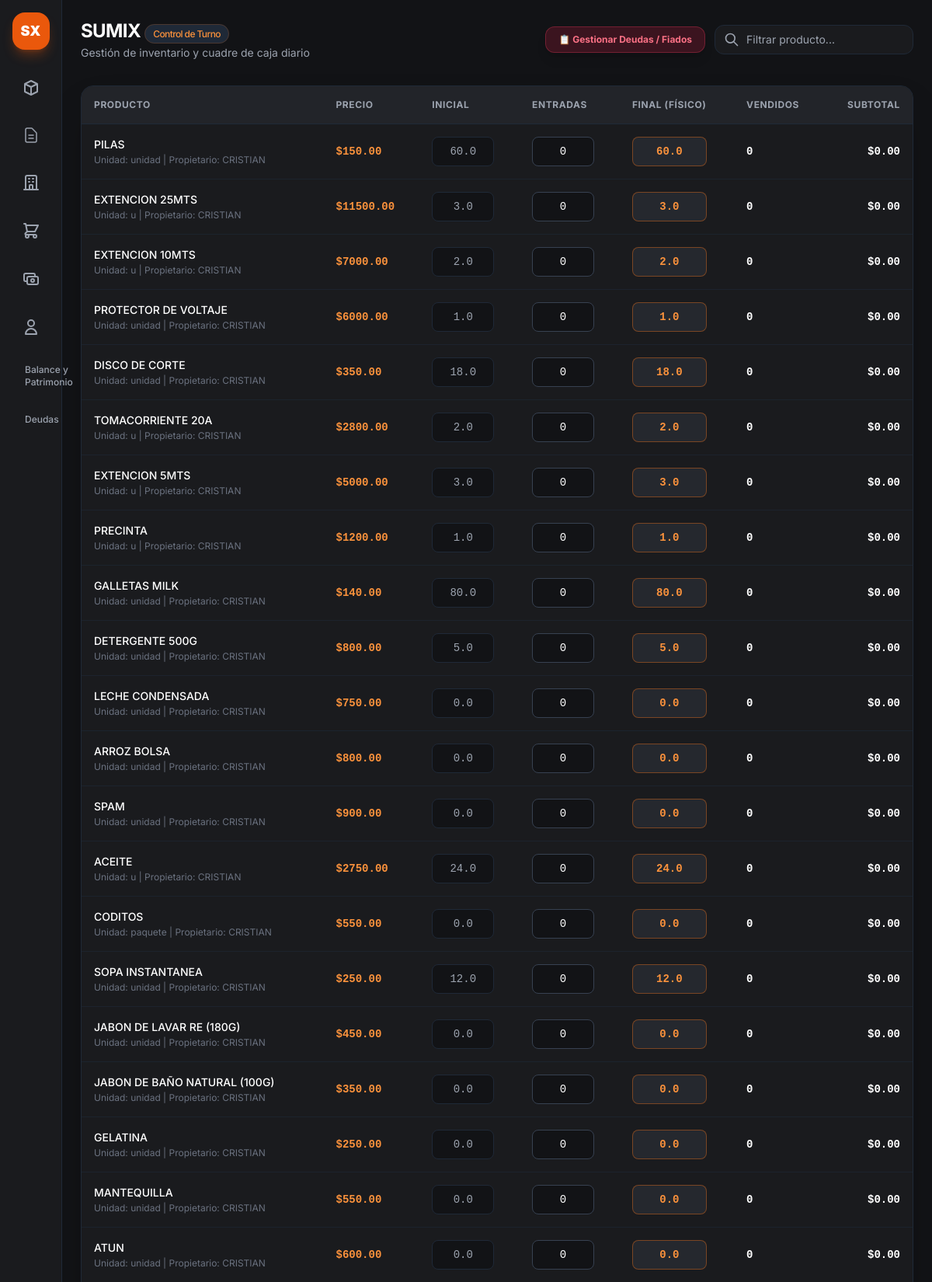
Screenshot of /cierre (signed in, upper part) with the database file from the repository.
### app.py (models this page shows, shortened)
class Producto(db.Model):
    __tablename__ = 'productos'
    id = db.Column(db.Integer, primary_key=True)
    codigo = db.Column(db.String(50), nullable=True)
    nombre = db.Column(db.String(100), nullable=False)
    unidad_medida = db.Column(db.String(20), default='unidad')
    propietario_id = db.Column(db.Integer, db.ForeignKey('propietarios.id'), nullable=True)
    precio_costo = db.Column(db.Float, default=0.0)
    precio_venta = db.Column(db.Float, default=0.0)
    fecha_vencimiento = db.Column(db.Date, nullable=True)
    proveedor_id = db.Column(db.Integer, db.ForeignKey('proveedores.id'), nullable=True)
    proveedor = db.relationship('Proveedor', backref=db.backref('productos', lazy=True))
    estado_pago = db.Column(db.String(20), default="Pagado")
    monto_pendiente = db.Column(db.Float, default=0.0)
    fecha_creacion = db.Column(db.DateTime, default=datetime.utcnow)
    stocks = db.relationship('StockAlmacen', backref='producto', cascade="all, delete-orphan", lazy=True)

class Propietario(db.Model):
    __tablename__ = 'propietarios'
    id = db.Column(db.Integer, primary_key=True)
    nombre = db.Column(db.String(100), nullable=False, unique=True)
    descripcion = db.Column(db.String(200))
    productos = db.relationship('Producto', backref='propietario', lazy=True)

### app.py (the view)
@app.route('/cierre')
def vista_cierre():
    username = session.get('user')
    usuario_actual = Usuario.query.filter_by(username=username).first()
    if not usuario_actual:
        return redirect(url_for('login'))
    almacen_id = usuario_actual.almacen_id
    productos = Producto.query.all()
    for prod in productos:
        stock_alm = StockAlmacen.query.filter_by(
            producto_id=prod.id,
            almacen_id=almacen_id
        ).first()
        cantidad_actual = stock_alm.cantidad if stock_alm else 0.0
        prod.stock_en_almacen = cantidad_actual
        prod.stock_final_inicial = cantidad_actual
    hoy = date.today()
    deudas_pendientes = DeudaCierre.query.filter(
        DeudaCierre.estado == 'pendiente',
        func.date(DeudaCierre.fecha) == hoy
    ).all()
    total_deudas_dia = sum(d.subtotal for d in deudas_pendientes if d.subtotal)
    return render_template('cierre.html', productos=productos, total_deudas_dia=total_deudas_dia)

### app.py (called while the page is built)
@app.context_processor
def inject_today():
    return {'hoy': date.today()}

### templates/cierre.html (shortened to what this page needs)
{% extends "base.html" %}
{% block content %}
<main class="flex-1 flex flex-col min-w-0 overflow-y-auto">
    <header class="p-6 pb-2 flex flex-col sm:flex-row sm:items-center justify-between gap-4">
        <div>
            <h1 class="text-2xl font-bold text-white tracking-tight">SUMIX <span
                    class="text-xs font-medium px-2.5 py-1 rounded-full bg-gray-800 text-orange-400 border border-orange-500/20">Control
                    de Turno</span></h1>
            <p class="text-sm text-gray-400 mt-0.5">Gestión de inventario y cuadre de caja diario</p>
        </div>
        <div class="flex flex-wrap items-center gap-3">
            <a href="{{ url_for('vista_deudas') }}"
              target="_blank" class="px-4 py-2 bg-rose-600/20 hover:bg-rose-600 text-rose-400 hover:text-white border border-rose-500/30 font-bold rounded-xl transition text-xs flex items-center gap-2 shadow-lg">
                <span>📋 Gestionar Deudas / Fiados</span>
            </a>
            <div class="relative w-full sm:w-64">
                <svg class="w-5 h-5 absolute left-3 top-1/2 -translate-y-1/2 text-gray-400" fill="none"
                    stroke="currentColor" viewBox="0 0 24 24">
                    <path stroke-linecap="round" stroke-linejoin="round" stroke-width="2"
                        d="M21 21l-6-6m2-5a7 7 0 11-14 0 7 7 0 0114 0z" />
                </svg>
                <input type="text" id="buscador" placeholder="Filtrar producto..." onkeyup="filtrarProductos()"
                    class="w-full bg-[#1a1b1e] border border-gray-800 rounded-xl pl-10 pr-4 py-2 text-sm text-gray-200 focus:outline-none focus:border-orange-500/50 transition">
            </div>
        </div>
    </header>
    <section class="p-6 flex-1 space-y-6">
        <div class="bg-[#1a1b1e] border border-gray-800 rounded-2xl overflow-hidden shadow-2xl">
            <div class="overflow-x-auto">
                <table class="w-full text-left border-collapse">
                    <thead>
                        <tr class="border-b border-gray-800 text-xs font-semibold text-gray-400 uppercase tracking-wider bg-[#222429]">
                            <th class="p-4">Producto</th>
                            <th class="p-4">Precio</th>
                            <th class="p-4">Inicial</th>
                            <th class="p-4">Entradas</th>
                            <th class="p-4">Final (Físico)</th>
                            <th class="p-4">Vendidos</th>
                            <th class="p-4 text-right">Subtotal</th>
                        </tr>
                    </thead>
                    <tbody class="divide-y divide-gray-800/60 text-sm" id="tabla-productos">
                        {% for p in productos %}
                        <tr class="fila-producto hover:bg-gray-800/30 transition-colors" data-id="{{ p.id }}"
                            data-precio="{{ p.precio_venta }}"
                            data-propietario-id="{{ p.propietario.id if p.propietario else 0 }}"
                            data-propietario-nombre="{{ p.propietario.nombre if p.propietario else '' }}">
                            <td class="p-4 font-medium text-white nombre-prod">
                                {{ p.nombre }}
                                <span class="block text-xs text-gray-500 mt-0.5 font-normal">
                                    Unidad: {{ p.unidad_medida }} | Propietario: {{ p.propietario.nombre if p.propietario else 'Sin Propietario' }}
                                </span>
                            </td>
                            <td class="p-4 font-mono text-orange-400 font-semibold">
                                ${{ "%.2f"|format(p.precio_venta) }}
                            </td>
                            <td class="p-4">
                                <input type="number" step="any"
                                    class="stock-inicial w-20 bg-[#121316] border border-gray-800 rounded-lg p-2 text-gray-400 text-center font-mono cursor-not-allowed"
                                    value="{{ p.stock_en_almacen }}" readonly>
                            </td>
                            <td class="p-4">
                                <input type="number" step="any" min="0"
                                    class="entradas w-20 bg-[#121316] border border-gray-700 rounded-lg p-2 text-white text-center font-mono focus:border-orange-500 focus:outline-none"
                                    value="0" oninput="calcular()">
                            </td>
                            <td class="p-4">
                                <input type="number" step="any" min="0"
                                    class="stock-final w-24 bg-[#25282e] border border-orange-500/40 text-orange-400 font-bold rounded-lg p-2 text-center font-mono focus:border-orange-500 focus:outline-none focus:ring-1 focus:ring-orange-500"
                                    value="{{ p.stock_final_inicial }}" oninput="calcular()">
                            </td>
                            <td class="p-4 font-bold text-white font-mono vendidos">0</td>
                            <td class="p-4 font-bold text-right text-white font-mono subtotal">$0.00</td>
                        </tr>
                        {% endfor %}
                    </tbody>
                </table>
            </div>
        </div>
    </section>
</main>
{% endblock %}

### static/css/style.css (style rules this page uses)
body { font-family: 'Inter', sans-serif; }
input[type=number] { -moz-appearance: textfield; }

### rows the page displays
Producto: nombre "PILAS", unidad_medida "unidad", propietario "CRISTIAN", precio_venta "150.00", stock_en_almacen "60.0", stock_final_inicial "60.0"
Producto: nombre "EXTENCION 25MTS", unidad_medida "u", propietario "CRISTIAN", precio_venta "11500.00", stock_en_almacen "3.0", stock_final_inicial "3.0"
Producto: nombre "EXTENCION 10MTS", unidad_medida "u", propietario "CRISTIAN", precio_venta "7000.00", stock_en_almacen "2.0", stock_final_inicial "2.0"
Producto: nombre "PROTECTOR DE VOLTAJE", unidad_medida "unidad", propietario "CRISTIAN", precio_venta "6000.00", stock_en_almacen "1.0", stock_final_inicial "1.0"
Producto: nombre "DISCO DE CORTE", unidad_medida "unidad", propietario "CRISTIAN", precio_venta "350.00", stock_en_almacen "18.0", stock_final_inicial "18.0"
Producto: nombre "TOMACORRIENTE 20A", unidad_medida "u", propietario "CRISTIAN", precio_venta "2800.00", stock_en_almacen "2.0", stock_final_inicial "2.0"
Producto: nombre "EXTENCION 5MTS", unidad_medida "u", propietario "CRISTIAN", precio_venta "5000.00", stock_en_almacen "3.0", stock_final_inicial "3.0"
Producto: nombre "PRECINTA", unidad_medida "u", propietario "CRISTIAN", precio_venta "1200.00", stock_en_almacen "1.0", stock_final_inicial "1.0"
Producto: nombre "GALLETAS MILK", unidad_medida "unidad", propietario "CRISTIAN", precio_venta "140.00", stock_en_almacen "80.0", stock_final_inicial "80.0"
Producto: nombre "DETERGENTE 500G", unidad_medida "unidad", propietario "CRISTIAN", precio_venta "800.00", stock_en_almacen "5.0", stock_final_inicial "5.0"
Producto: nombre "LECHE CONDENSADA", unidad_medida "unidad", propietario "CRISTIAN", precio_venta "750.00", stock_en_almacen "0.0", stock_final_inicial "0.0"
Producto: nombre "ARROZ BOLSA", unidad_medida "unidad", propietario "CRISTIAN", precio_venta "800.00", stock_en_almacen "0.0", stock_final_inicial "0.0"
Producto: nombre "SPAM", unidad_medida "unidad", propietario "CRISTIAN", precio_venta "900.00", stock_en_almacen "0.0", stock_final_inicial "0.0"
Producto: nombre "ACEITE", unidad_medida "u", propietario "CRISTIAN", precio_venta "2750.00", stock_en_almacen "24.0", stock_final_inicial "24.0"
Producto: nombre "CODITOS", unidad_medida "paquete", propietario "CRISTIAN", precio_venta "550.00", stock_en_almacen "0.0", stock_final_inicial "0.0"
Producto: nombre "SOPA INSTANTANEA", unidad_medida "unidad", propietario "CRISTIAN", precio_venta "250.00", stock_en_almacen "12.0", stock_final_inicial "12.0"
Producto: nombre "JABON DE LAVAR RE (180G)", unidad_medida "unidad", propietario "CRISTIAN", precio_venta "450.00", stock_en_almacen "0.0", stock_final_inicial "0.0"
Producto: nombre "JABON DE BAÑO NATURAL (100G)", unidad_medida "unidad", propietario "CRISTIAN", precio_venta "350.00", stock_en_almacen "0.0", stock_final_inicial "0.0"
Producto: nombre "GELATINA", unidad_medida "unidad", propietario "CRISTIAN", precio_venta "250.00", stock_en_almacen "0.0", stock_final_inicial "0.0"
Producto: nombre "MANTEQUILLA", unidad_medida "unidad", propietario "CRISTIAN", precio_venta "550.00", stock_en_almacen "0.0", stock_final_inicial "0.0"
Producto: nombre "ATUN", unidad_medida "unidad", propietario "CRISTIAN", precio_venta "600.00", stock_en_almacen "0.0", stock_final_inicial "0.0"
